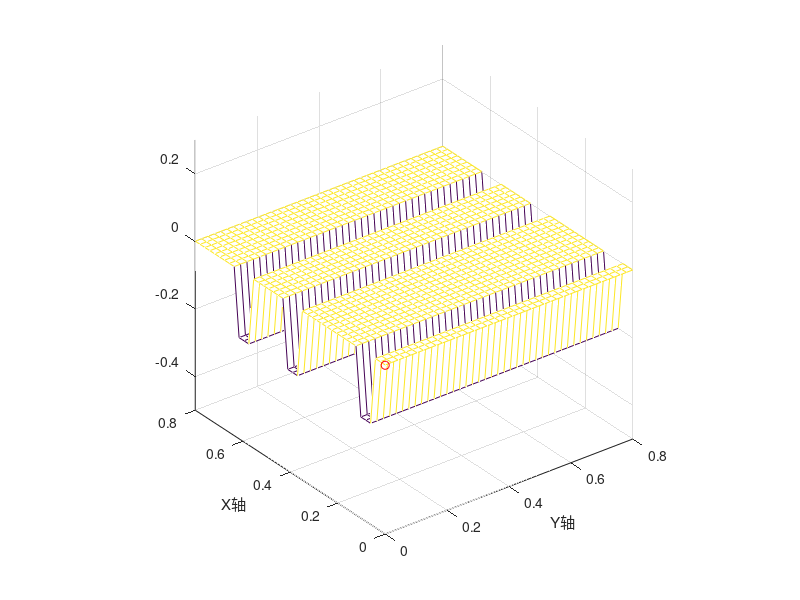
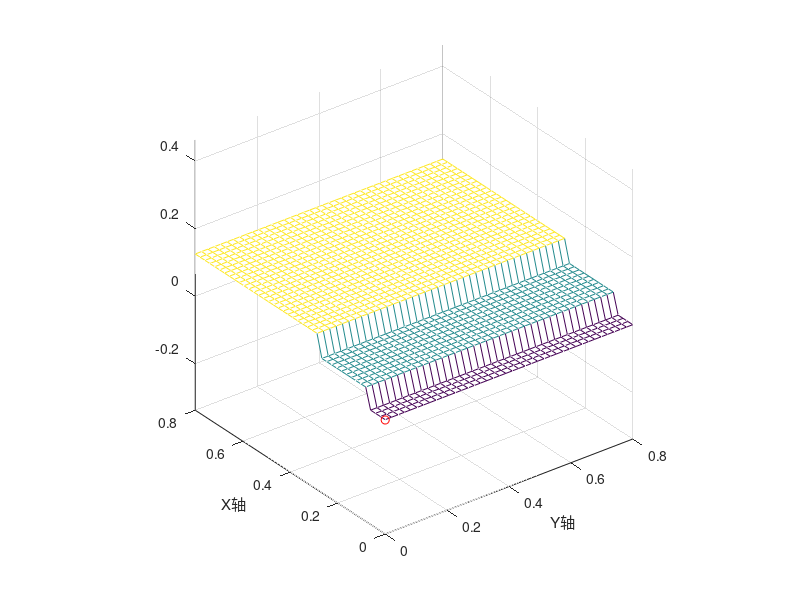

These figures' MATLAB source, in order:
function fake_map_gen%生成离线地图
clc;
clear all;
close all;

MAP_H=40;
MAP_W=40;
MAP_SIZE=0.02;

%----------------------
MAP=ones(MAP_H,MAP_W)*0.001;
fileID = fopen('fake_map0.txt','w');
if 1
    Trend_Mid=MAP_H/2;
    Trend_Wide=0.03;
    for  i = Trend_Mid-int16(Trend_Wide/MAP_SIZE)/2:Trend_Mid+int16(Trend_Wide/MAP_SIZE)/2% W->Y
        for j = 1:size(MAP,1)%H->X
            MAP(i,j)=-0.2;
        end
    end

    Trend_Mid=MAP_H/2-15;
    Trend_Wide=0.03;
    for  i = Trend_Mid-int16(Trend_Wide/MAP_SIZE)/2:Trend_Mid+int16(Trend_Wide/MAP_SIZE)/2% W->Y
        for j = 1:size(MAP,1)%H->X
            MAP(i,j)=-0.2;
        end
    end


    Trend_Mid=MAP_H/2+10;
    Trend_Wide=0.03;
    for  i = Trend_Mid-int16(Trend_Wide/MAP_SIZE)/2:Trend_Mid+int16(Trend_Wide/MAP_SIZE)/2% W->Y
        for j = 1:size(MAP,1)%H->X
            MAP(i,j)=-0.2;
        end
    end
end



for i = 1:size(MAP,1)
    for j = 1:size(MAP,2)
        fprintf(fileID,'%.2f\t',MAP(i,j));
    end
    fprintf(fileID,'\n');
end
fclose(fileID);

figure(1)
X = linspace(0, MAP_H*MAP_SIZE, MAP_H);
Y = linspace(0, MAP_W*MAP_SIZE, MAP_W);
mesh(Y,X,MAP)
hold on;
plot3(0,0,0,'or')
xlabel('Y轴');
ylabel('X轴');
axis equal;
%------------------------------------------------
MAP=ones(MAP_H,MAP_W)*0.001;
fileID = fopen('fake_map1.txt','w');
if 1
    Trend_Mid=MAP_H/2;
    Trend_Wide=0.03;
    for  i = Trend_Mid-15:MAP_H% W->Y
        for j = 1:MAP_W%H->X
            MAP(i,j)=0.06;
        end
    end
    
    for  i = Trend_Mid+10-15:MAP_H% W->Y
        for j = 1:MAP_W%H->X
            MAP(i,j)=0.125;
        end
    end
end

for i = 1:size(MAP,1)
    for j = 1:size(MAP,2)
        fprintf(fileID,'%.2f\t',MAP(i,j));
    end
    fprintf(fileID,'\n');
end
fclose(fileID);

figure(2)
X = linspace(0, MAP_H*MAP_SIZE, MAP_H);
Y = linspace(0, MAP_W*MAP_SIZE, MAP_W);
mesh(Y,X,MAP)
hold on;
plot3(0,0,0,'or')
xlabel('Y轴');
ylabel('X轴');
axis equal;
end

function out=limit(in,min,max)
out=in;
if in<min
    out=min;
end
if in>max
    out=max;
end
end
